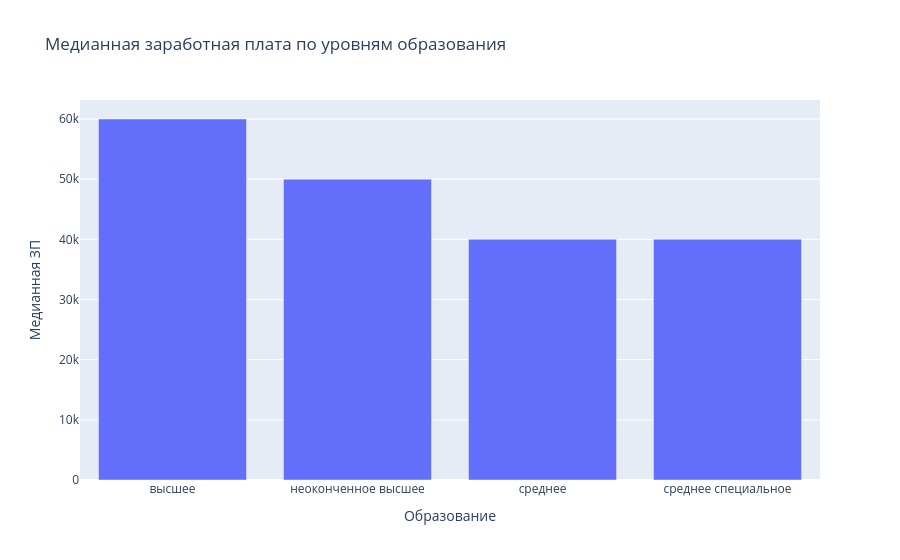

The code cell stored with this chart in its notebook:
### Markdown cell above
4. Постройте диаграмму, которая показывает зависимость **медианной** желаемой заработной платы (**"ЗП (руб)"**) от уровня образования (**"Образование"**). Используйте для диаграммы данные о резюме, где желаемая заработная плата меньше 1 млн рублей.
*Сделайте выводы по представленной диаграмме: для каких уровней образования наблюдаются наибольшие и наименьшие уровни желаемой заработной платы? Как вы считаете, важен ли признак уровня образования при прогнозировании заработной платы?*

### Code cell
# ваш код здесь

# Группировка по образованию всех, кто просит меньше 1000 000 рублей и вычисление медианы
salary_group = headhunter_merged[headhunter_merged['ЗП (руб)'] < 1_000_000].groupby('Образование', as_index=False).agg({'ЗП (руб)': 'median'})

# Построение графика
fig = px.bar(
    data_frame=salary_group,
    x='Образование',
    y='ЗП (руб)',
    title='Медианная заработная плата по уровням образования',
    labels={'ЗП (руб)': 'Медианная ЗП'}
)

fig.show()
fig.write_html('HTMLgraphs/median_salary_edu.html')

### Figure 1 — Plotly figure (JSON) as saved in the notebook; plotly's stock layout.template omitted (floating-point values rounded to 4 significant figures)
{"data": [{"hovertemplate": "Образование=%{x}<br>Медианная ЗП=%{y}<extra></extra>", "legendgroup": "", "marker": {"color": "#636efa", "pattern": {"shape": ""}}, "name": "", "orientation": "v", "showlegend": false, "textposition": "auto", "type": "bar", "x": ["высшее", "неоконченное высшее", "среднее", "среднее специальное"], "xaxis": "x", "y": [60000.0, 50000.0, 40000.0, 40000.0], "yaxis": "y"}], "layout": {"barmode": "relative", "legend": {"tracegroupgap": 0}, "title": {"text": "Медианная заработная плата по уровням образования"}, "xaxis": {"anchor": "y", "domain": [0, 1], "title": {"text": "Образование"}}, "yaxis": {"anchor": "x", "domain": [0, 1], "title": {"text": "Медианная ЗП"}}}}
